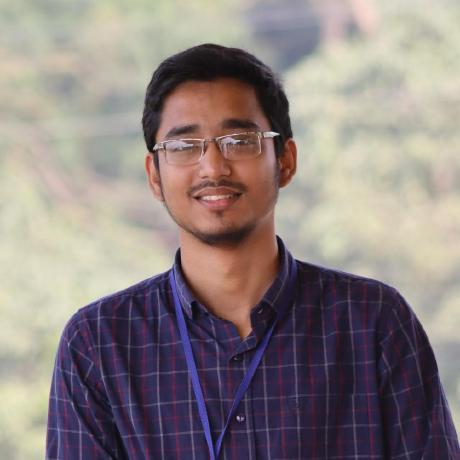
#> input picture images/img.jpg, 460 x 460 px, found by its file name
$ python class2.py
#> lines starting #> are read from the running program, lines starting #| are printed output that depends on the picture
import matplotlib.pyplot as plt
import cv2
plt.figure(figsize=(15, 7))

c = 150

def main():
    img_path = '/home/zahin/DIP/images/img.jpg'
    img_path2 = '/home/zahin/DIP/images/img2.png'
    img = cv2.imread(img_path)
#> img is the input picture: shape (460, 460, 3); mean B, G, R 129.2, 130.6, 141.5
    img2 = cv2.imread(img_path2)
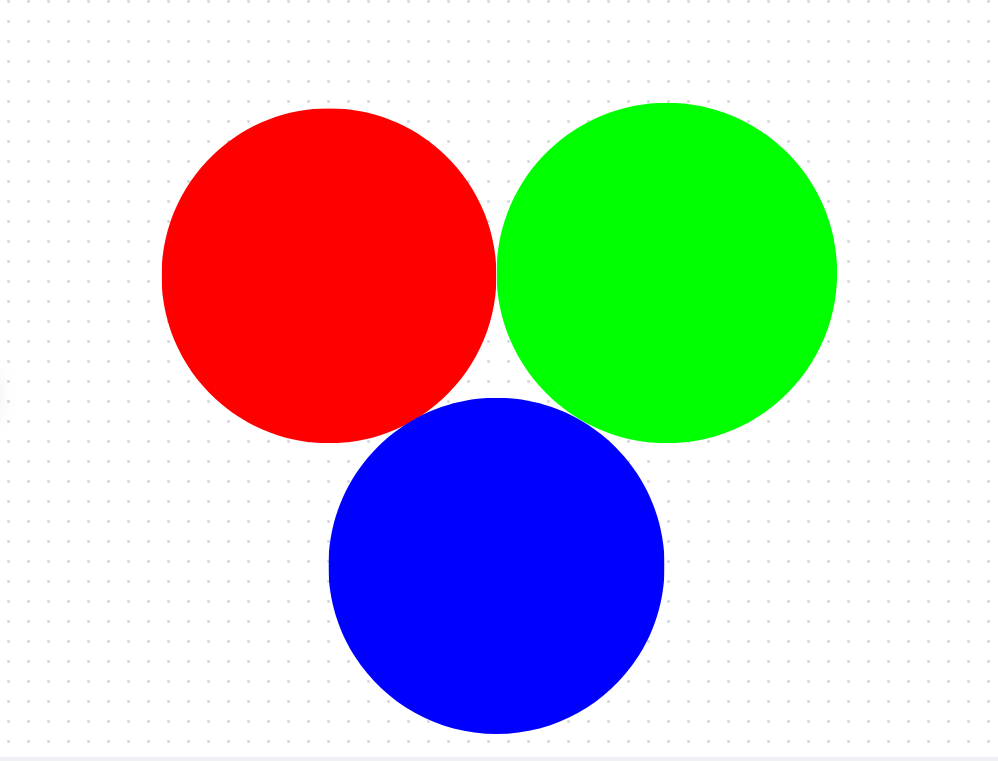
#> input picture images/img2.png, 998 x 761 px, found by its file name
#> img2 is the input picture: shape (761, 998, 3); mean B, G, R 194.4, 195.1, 194

    # img = cv2.resize(img, (100, 100))
    # img2 = cv2.resize(img2, (100, 100))

    img_rgb = cv2.cvtColor(img, cv2.COLOR_BGR2RGB)
    img_rgb2 = cv2.cvtColor(img2, cv2.COLOR_BGR2RGB)


    # img_rgb[:100, :100] = [0, 0, 0]

    for i in range(2):
        for x in range(100):
            for y in range(100):
                img_rgb[x][y][i] = 0
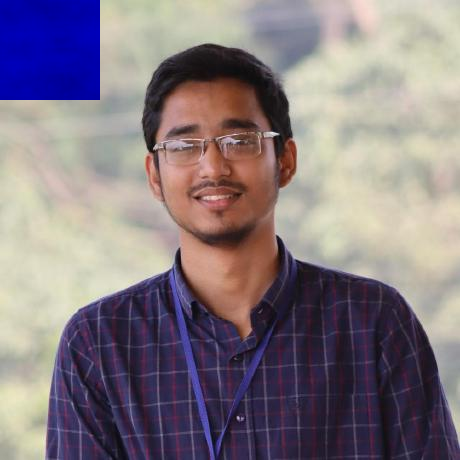
#> img_rgb: shape (460, 460, 3); mean R, G, B 132.7, 121.8, 129.2

    plt.imshow(img_rgb)


    plt.show()


if __name__ == '__main__':
    main()
